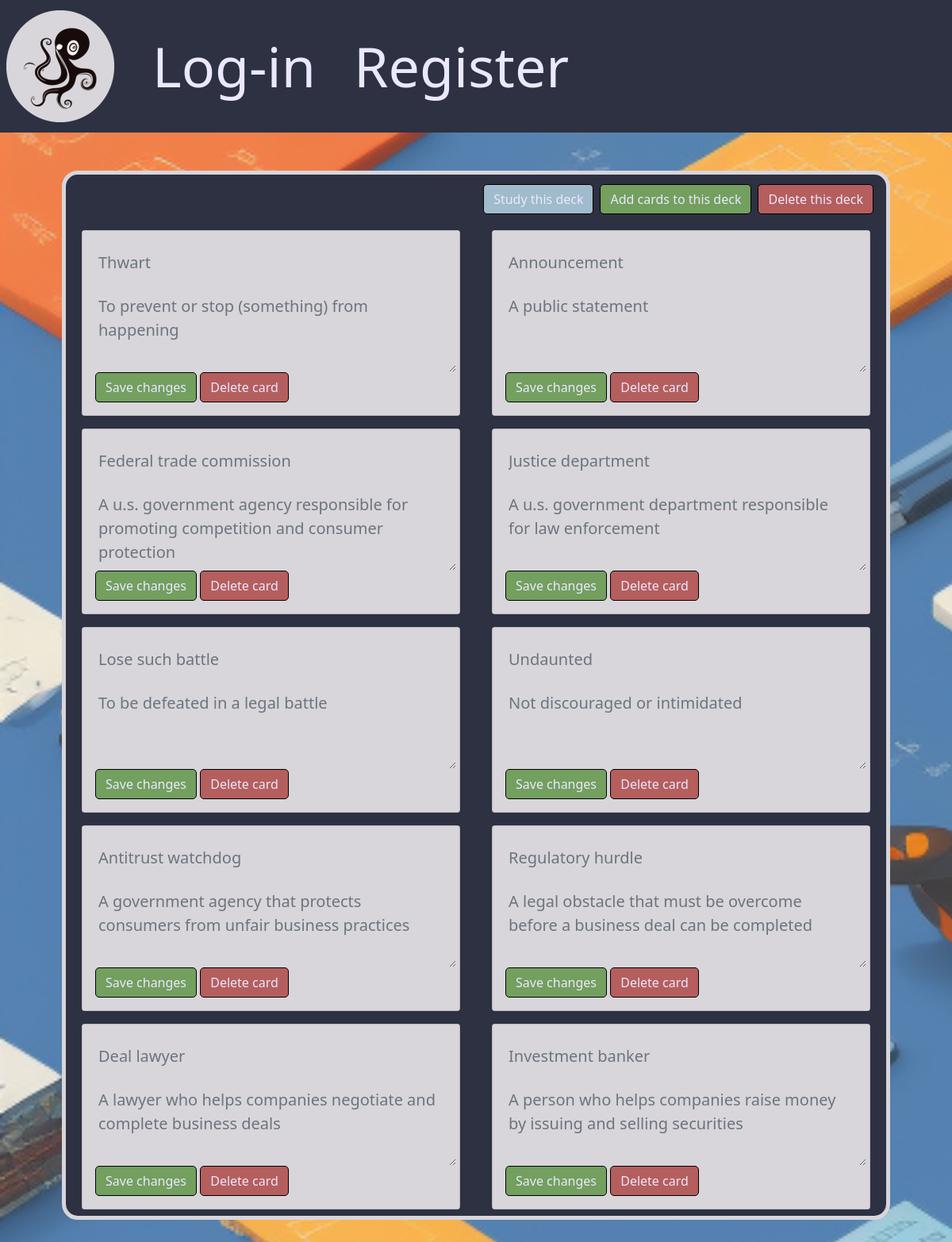
Screenshot of /currentdeck/1 with the database file from the repository.
### app.py (models this page shows, shortened)
class Card(db.Model):
    id = db.Column(db.Integer, primary_key=True)
    term = db.Column(db.String(50), nullable=False)
    content = db.Column(db.String(255), nullable=False)

### app.py (the view, shortened to what this page needs)
@app.route("/currentdeck/<deck_id>", methods = ["POST", "GET"])
def currentdeck(deck_id):
    deck = Deck.query.filter_by(id=deck_id).first()
    cards = Card.query.filter(Card.decks.any(id=deck_id)).order_by(Card.id.desc()).all()
    return render_template("currentdeck.html", title="Card Editor", deck=deck, cards=cards)

### app.py (called while the page is built)
@app.after_request
def after_request(response):
    response.headers["Cache-Control"] = "no-cache, no-store, must-revalidate"
    response.headers["Expires"] = 0
    response.headers["Pragma"] = "no-cache"
    return response

### templates/currentdeck.html (shortened to what this page needs)
{% extends "layout.html" %} {% block title %} Card Editor {% endblock %}  {% block main_0 %}
<div class = "container-md box_0 flex my-5">
<div class = "d-flex justify-content-end my-2">
<a href="/study/{{deck.id}}" class="btn btn-primary box_study m-1"> Study this deck</a>
<a href="/addterms/{{deck.id}}" class="btn btn-primary box_save m-1"> Add cards to this deck</a>
<a href="/delete/{{deck.id}}" class="btn btn-primary box_warning m-1"> Delete this deck</a>
</div>
<div class="row">
  {% for card in cards %}
  <div class="col-sm-6">
    <div class="card m-2 bg-light">
      <div class="card-body">
        <form action="" method="post">
          <div class = "row">
          <input
            name="term"
            class="card-title border-0 input_0 form-control form-control-lg"
            type="text"
            id="card.id"
            placeholder="{{ card.term }}"
          />
        </div>
        <div class = "row">
          <textarea
            name="content"
            class="form-control card-text border-0 input_0 form-control form-control-lg"
            type="text"
            id="card.id"
            rows ="3"
            placeholder="{{ card.content }}"
          ></textarea>
        </div>
          <div class = "col">
          <input  class="btn box_save" type="submit" value="Save changes" />
          <a href="/deletecard/{{deck.id}}/{{card.id}}" class="btn box_warning">Delete card</a>
        </div>
        </form>
      </div>
    </div>
  </div>
  {% endfor %}
</div>
</div>
{% endblock %}

### templates/layout.html (shortened to what this page needs)
<!DOCTYPE html>
<html lang="en">
  <head>
    <link
      href="https://cdn.jsdelivr.net/npm/bootstrap@5.1.3/dist/css/bootstrap.min.css"
      rel="stylesheet"
    />
    <link href="..\static\style.css" rel="stylesheet" />
  </head>
  <body>
    <nav class="navbar navbar-expand-lg navbar-light navcustom">
      <a href="/"><img src="\static\Logo1_small.png" alt = "logo" class="navbar-brand px-2"></a>
      <div class="" id="navbarNav">
        <ul class="navbar-nav">
                   {% if current_user.is_authenticated %}
          <li class="nav-item mx-3">
            <a class="nav-link" href="/account">Account</a>
          </li>
          <li class="nav-item mx-3">
            <a class="nav-link" href="/viewdecks">Study</a>
          </li>
          {% else %}
          <li class="nav-item mx-3">
            <a class="nav-link" href="/login">Log-in</a>
          </li>
          <li class="nav-item mx-3">
            <a class="nav-link" href="/register">Register</a>
          </li>
          {% endif %}
        </ul>
      </div>
    </nav>
    <div class="container-md px-5">
      {% block main_0 %}
      {% endblock %}
    </div>
  </body>
</html>

### static/style.css (style rules this page uses)
body { background-color: #D8D5DB !important; background-image: url("background_4.png") !important; background-size: cover; }
.navbar { background-color: #2D3142 !important; font-size: 70px !important; color: #EAE8FF !important; }
.nav-link { color: #EAE8FF !important; }
.input_0 { background-color: #FFFD98; color: black; }
.card { background-color: #D8D5DB !important; }
.card-body { background-color: #D8D5DB !important; }
.card-title { background-color: #D8D5DB !important; }
.card-text { background-color: #D8D5DB !important; }
.btn-primary { background-color: #D8D5DB !important; color: #2D3142 !important; border-color: #7A9CC6 !important; }
.box_0 { border: 10px solid !important; align-content: center !important; background-color: #2D3142 !important; border-width: 5px !important; border-radius: 20px !important; border-color: #D8D5DB !important; align-self: center !important; color: #EAE8FF !important; }
.box_warning { border: 10px solid !important; align-content: center !important; background-color: #B55E5E !important; border-width: 1px !important; border-radius: 5px !important; border-color: black !important; align-self: center !important; color: #EAE8FF !important; }
.box_save { border: 10px solid !important; align-content: center !important; background-color: #739F5F !important; border-width: 1px !important; border-radius: 5px !important; border-color: black !important; align-self: center !important; color: #EAE8FF !important; }
.box_study { border: 10px solid !important; align-content: center !important; background-color: #9FBBCC !important; border-width: 1px !important; border-radius: 5px !important; border-color: black !important; align-self: center !important; color: #EAE8FF !important; }

### rows the page displays
Card: term "Thwart", content "To prevent or stop (something) from happening"
Card: term "Announcement", content "A public statement"
Card: term "Federal trade commission", content "A u.s. government agency responsible for promoting competition and consumer protection"
Card: term "Justice department", content "A u.s. government department responsible for law enforcement"
Card: term "Lose such battle", content "To be defeated in a legal battle"
Card: term "Undaunted", content "Not discouraged or intimidated"
Card: term "Antitrust watchdog", content "A government agency that protects consumers from unfair business practices"
Card: term "Regulatory hurdle", content "A legal obstacle that must be overcome before a business deal can be completed"
Card: term "Deal lawyer", content "A lawyer who helps companies negotiate and complete business deals"
Card: term "Investment banker", content "A person who helps companies raise money by issuing and selling securities"
